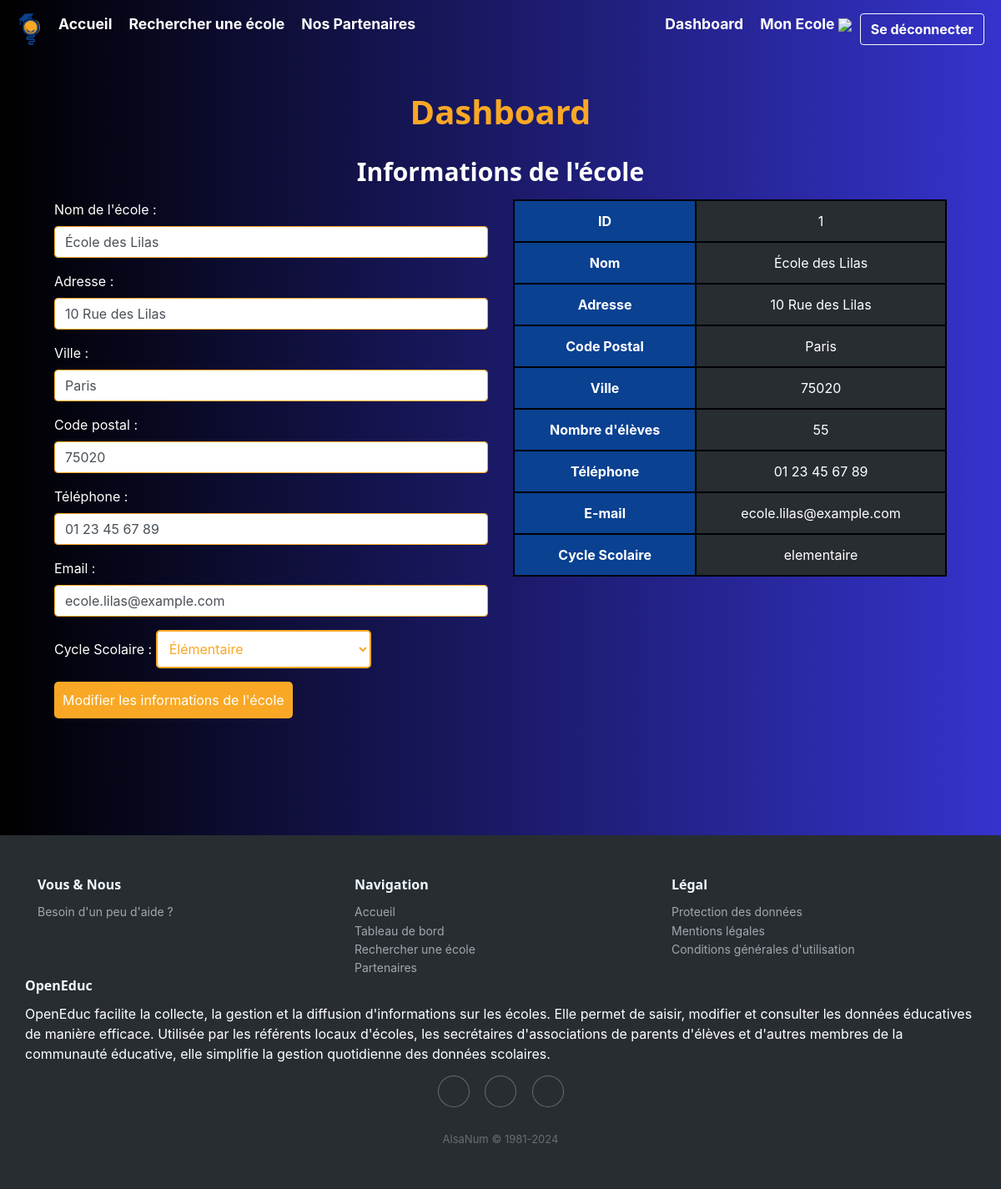
The page /dashboard/ecole (signed in) on the database as committed earlier.
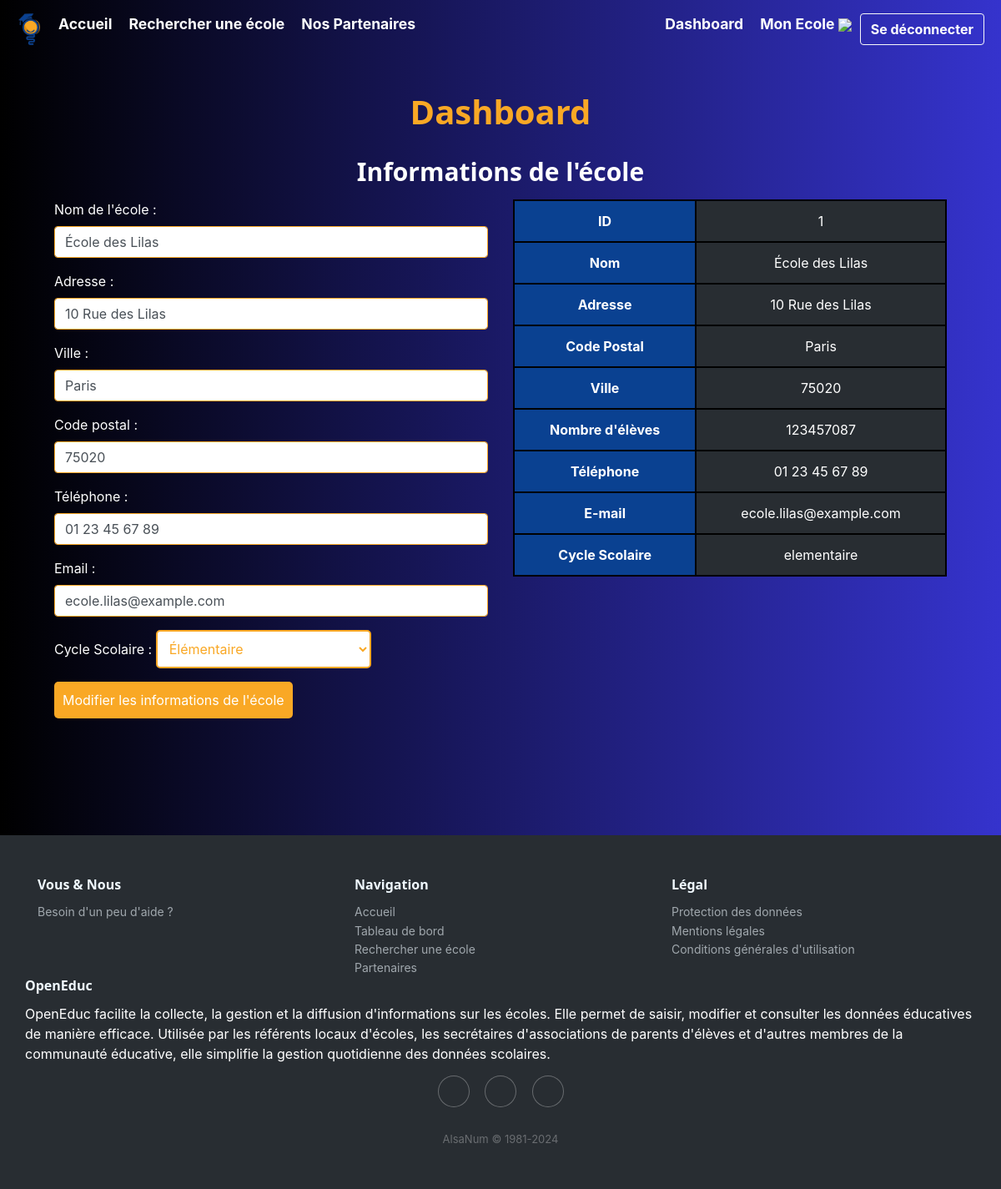
The same page on the database as committed later.
### tables this page shows
CREATE TABLE Ecole (
idEcole INTEGER PRIMARY KEY,
nomEcole VARCHAR(255),
Adresse VARCHAR(255),
Ville VARCHAR(288),
CodePostal VARCHAR(10),
nbEleves INT,
Telephone VARCHAR(15),
Email VARCHAR(255),
cycleScolaire TEXT CHECK( cycleScolaire IN ('maternelle','elementaire','college','lycee') )
);

### main.py (the view)
@app.route("/dashboard/ecole", methods=["POST", "GET"])
def referentEcole() :
    username = session.get("username")
    statut = session.get("statut")
    id = session.get('id')
    if request.method == "POST":
        conn = sqlite3.connect(bdd_name).cursor().execute("""
                                                        SELECT Ecole.idEcole
                                                        FROM Ecole, Utilisateur
                                                        WHERE Ecole.idEcole = Utilisateur.idEcole AND idUtilisateur=?
                                                        """, (id,) )
        MonEcoleID = conn.fetchall()[0][0]
        print(MonEcoleID)
        data = request.form
        nomEcole = data.get('nom_ecole')
        adresse = data.get('adresse')
        ville = data.get('ville')
        codePostal = data.get('codePostal')
        telephone = data.get('telephone')
        email = data.get('email')
        cycleScolaire = data.get('cycleScolaire')
        update_ecole(MonEcoleID, nomEcole, adresse, ville, codePostal, None, telephone, email, cycleScolaire)
        return redirect(request.url)
    else:
        if username is not None and statut == 0 :
            conn = sqlite3.connect(bdd_name).cursor().execute("""
                                                            SELECT Ecole.idEcole, nomEcole, Adresse, Ville, CodePostal, nbEleves, Telephone, Email, cycleScolaire
                                                            FROM Ecole, Utilisateur WHERE Ecole.idEcole = Utilisateur.idEcole AND idUtilisateur=?
                                                            """, (id,) )
            monEcole = conn.fetchall()[0]
            conn = sqlite3.connect(bdd_name).cursor().execute('SELECT SUM(Effectif) FROM Classe')
            nbEleves = conn.fetchall()[0][0]
            conn.close()
            return render_template("views/dashboard/referentEcole.html",
                                monEcole = monEcole,
                                nbEleves = nbEleves)
        return redirect(url_for('dashboard'))

### templates/views/dashboard/referentEcole.html (shortened to what the changed rows need)
{% extends "base.html" %}
{% block css %}<link rel="stylesheet" href="{{ url_for('static', filename='css/dashboard.css') }}"></link>{% endblock %}
{% block content %}
<h1>Dashboard</h1>
<h2>Informations de l'école</h2>
<div class="container">
    <div class="row">
        <div class="col">
            <form action="{{ url_for('referentEcole') }}" method="POST">
                <div class="form-group">
                    <label for="nom_ecole">Nom de l'école :</label>
                    <input  class="form-control" type="text" id="nom_ecole" name="nom_ecole" value="{{ monEcole[1] }}" required>
                </div>
                <div class="form-group">
                    <label for="adresse">Adresse :</label>
                    <input class="form-control" type="text" id="adresse" name="adresse" value="{{ monEcole[2] }}" required>
                </div>
                <div class="form-group">
                    <label for="ville">Ville :</label>
                    <input class="form-control" type="text"id="ville" name="ville" value="{{ monEcole[3] }}" required>
                </div>
                <div class="form-group">
                    <label for="codePostal">Code postal :</label>
                    <input class="form-control" type="text"id="codePostal" name="codePostal" value="{{ monEcole[4] }}" required>
                </div>
                <div class="form-group">
                    <label for="telephone">Téléphone :</label>
                    <input class="form-control" type="text"id="telephone" name="telephone" value="{{ monEcole[6] }}" required>
                </div>
                <div class="form-group">
                    <label for="email">Email :</label>
                    <input class="form-control" type="text" id="email" name="email" value="{{ monEcole[7] }}" required>
                </div>
                <div class="form-group">
                    <label for="cycleScolaire">Cycle Scolaire :</label>
                    <select name="cycleScolaire" id="cycleScolaire" style="width: max-content">
                        {% if monEcole[8] == 'maternelle' %}
                        <option value="" disabled aria-required="true">Choisissez un cycle scolaire</option>
                        <option selected value="maternelle">Maternelle</option>
                        <option value="elementaire">Élémentaire</option>
                        <option value="college">Collège</option>
                        <option value="lycee">Lycée</option>
                        {% elif monEcole[8] == 'elementaire' %}
                        <option value="elementaire" selected>Élémentaire</option>
                        {% elif monEcole[8] == 'college' %}
                        <option value="" disabled aria-required="true">Choisissez un cycle scolaire</option>
                        <option value="maternelle">Maternelle</option>
                        <option value="elementaire">Élémentaire</option>
                        <option selected value="college">Collège</option>
                        <option value="lycee">Lycée</option>
                        {% elif monEcole[8] == 'lycee' %}
                        <option value="" disabled aria-required="true">Choisissez un cycle scolaire</option>
                        <option value="maternelle">Maternelle</option>
                        <option value="elementaire">Élémentaire</option>
                        <option value="college">Collège</option>
                        <option selected value="lycee">Lycée</option>
                        {% else %}
                        <option selected value="" disabled aria-required="true">Choisissez un cycle scolaire</option>
                        <option value="maternelle">Maternelle</option>
                        <option value="elementaire">Élémentaire</option>
                        <option value="college">Collège</option>
                        <option value="lycee">Lycée</option>
                        {% endif %}
                    </select>
                </div>
            </form>
        </div>
        <div class="col">
            <table class="table is-fullwidth" style="border: 2px solid #000; border-collapse: collapse;">
                <tbody>
                    <tr>
                        <th style="border: 2px solid #000;">ID</th>
                        <td style="border: 2px solid #000;">{{ monEcole[0] }}</td>
                    </tr>
                    <tr>
                        <th style="border: 2px solid #000;">Nom</th>
                        <td style="border: 2px solid #000;">{{ monEcole[1] }}</td>
                    </tr>
                    <tr>
                        <th style="border: 2px solid #000;">Adresse</th>
                        <td style="border: 2px solid #000;">{{ monEcole[2] }}</td>
                    </tr>
                    <tr>
                        <th style="border: 2px solid #000;">Code Postal</th>
                        <td style="border: 2px solid #000;">{{ monEcole[3] }}</td>
                    </tr>
                    <tr>
                        <th style="border: 2px solid #000;">Ville</th>
                        <td style="border: 2px solid #000;">{{ monEcole[4] }}</td>
                    </tr>
                    <tr>
                        <th style="border: 2px solid #000;">Nombre d'élèves</th>
                        <td style="border: 2px solid #000;">{{ monEcole[5] }}</td>
                    </tr>
                    <tr>
                        <th style="border: 2px solid #000;">Téléphone</th>
                        <td style="border: 2px solid #000;">{{ monEcole[6] }}</td>
                    </tr>
                    <tr>
                        <th style="border: 2px solid #000;">E-mail</th>
                        <td style="border: 2px solid #000;">{{ monEcole[7] }}</td>
                    <tr>
                        <th style="border: 2px solid #000;">Cycle Scolaire</th>
                        <td style="border: 2px solid #000;">{{ monEcole[8] }}</td>
                    </tr>
                </tbody>
            </table>
        </div>
    </div>
</div>
{% endblock %}

Rows that differ between the two databases and show on the page:
changed Ecole "École des Lilas": nbEleves "55" → "123457087"
